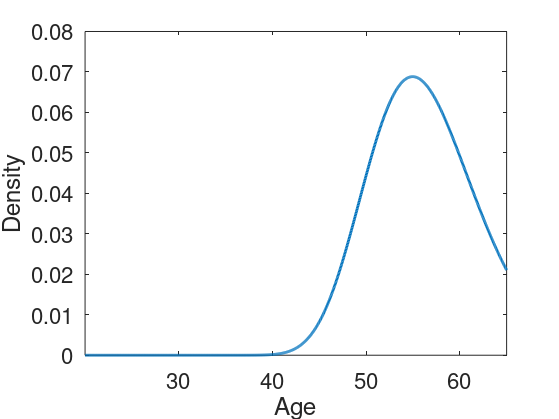
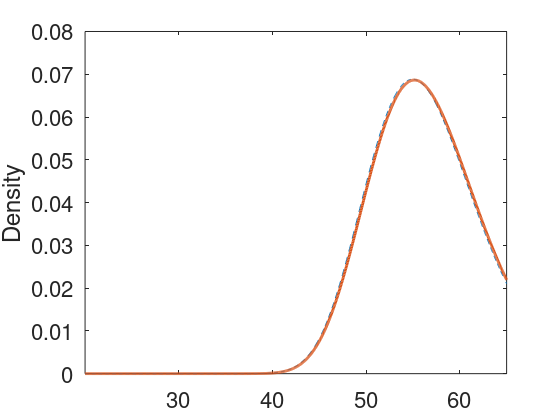
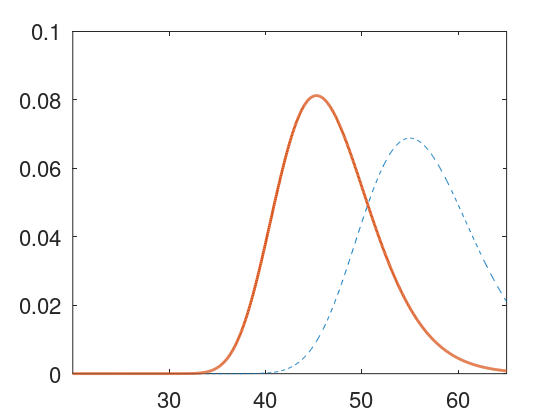
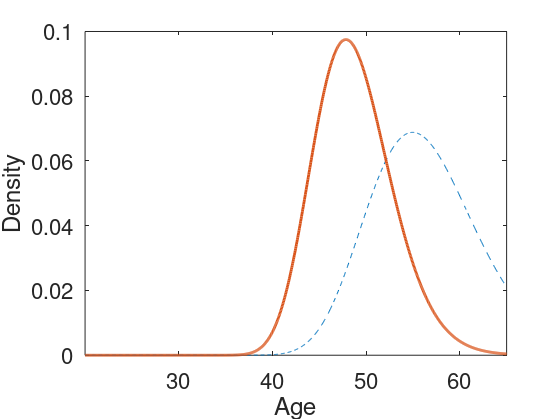

These figures' MATLAB source, in order:
% This program computes the age distribution of first time home buyers. The
% model is explained in the accompanied PDF.
clear
close all
clc

p_H = 10*exp(1);                        % House price
theta = 0.25;                           % Down payment requirement
mu = 1/19;                              % Drift on log wealth
sigma = 0.0521;                           % Multiplier on BM

a = log(theta*p_H)/sigma;
c = mu/sigma;

t = linspace(10^-4, 45, 1000);          % Time grid
f_tau = a./((2*pi*t.^3).^(1/2)) .* ...  % Density
        exp(-(a-c*t).^2./(2*t));
    
figure;
plot(20+t, f_tau, 'linewidth', 2);
xlabel('Age', 'FontSize', 18)
xlim(20 + [t(1), t(end)])
ylabel('Density', 'FontSize', 18)
set(gca, 'fontsize', 16)
set(gcf, 'paperpositionmode', 'auto')
print('-depsc', 'fthb_age_dist')

[~, max_ind] = max(f_tau);
disp(['The mode is ' num2str(20+t(max_ind))])
disp(['The mean is ' num2str(t*f_tau'/sum(f_tau) + 20)])


%% Comparatice statics

% p_H
disp(' ')
disp('p_H = 15e:')
p_H_cs = 10.1*exp(1);

a_cs = log(theta*p_H_cs)/sigma;

f_tau1 = a_cs./((2*pi*t.^3).^(1/2)) .* ...  % Density
        exp(-(a_cs-c*t).^2./(2*t));
    
figure;
plot(20+t, f_tau, '--', 20+t, f_tau1, 'linewidth', 2);
xlim(20 + [t(1), t(end)])
ylabel('Density', 'FontSize', 18)
set(gca, 'fontsize', 16)
set(gcf, 'paperpositionmode', 'auto')
print('-depsc', 'CS1')

[~, max_ind] = max(f_tau1);
disp(['The mode is ' num2str(20+t(max_ind))])
disp(['The mean is ' num2str(t*f_tau1'/sum(f_tau1) + 20)])

    
    
% theta
disp(' ')
disp('theta')
theta_cs = 0.15;

a_cs = log(theta_cs*p_H)/sigma;

f_tau1 = a_cs./((2*pi*t.^3).^(1/2)) .* ...  % Density
        exp(-(a_cs-c*t).^2./(2*t));
    
figure;
plot(20+t, f_tau, '--', 20+t, f_tau1, 'linewidth', 2);
xlim(20 + [t(1), t(end)])
set(gca, 'fontsize', 16)
set(gcf, 'paperpositionmode', 'auto')
print('-depsc', 'CS2')

[~, max_ind] = max(f_tau1);
disp(['The mode is ' num2str(20+t(max_ind))])
disp(['The mean is ' num2str(t*f_tau1'/sum(f_tau1) + 20)])
    
% mu
disp(' ')
disp('mu = 1/15')
mu_cs = 1/15;

c_cs = mu_cs/sigma;

f_tau1 = a./((2*pi*t.^3).^(1/2)) .* ...  % Density
        exp(-(a-c_cs*t).^2./(2*t));
    
figure;
plot(20+t, f_tau, '--', 20+t, f_tau1, 'linewidth', 2);
xlabel('Age', 'FontSize', 18)
xlim(20 + [t(1), t(end)])
ylabel('Density', 'FontSize', 18)
set(gca, 'fontsize', 16)
set(gcf, 'paperpositionmode', 'auto')
print('-depsc', 'CS3')

[~, max_ind] = max(f_tau1);
disp(['The mode is ' num2str(20+t(max_ind))])
disp(['The mean is ' num2str(t*f_tau1'/sum(f_tau1) + 20)])

% sigma
disp(' ')
disp('sigma = 0.2')
sigma_cs = 0.2;

a_cs = log(theta*p_H)/sigma_cs;
c_cs = mu/sigma_cs;

f_tau1 = a_cs./((2*pi*t.^3).^(1/2)) .* ...  % Density
        exp(-(a_cs-c_cs*t).^2./(2*t));
    
figure;
plot(20+t, f_tau, '--', 20+t, f_tau1, 'linewidth', 2);
xlabel('Age', 'FontSize', 18)
xlim(20 + [t(1), t(end)])
set(gca, 'fontsize', 16)
set(gcf, 'paperpositionmode', 'auto')
print('-depsc', 'CS4')

[~, max_ind] = max(f_tau1);
disp(['The mode is ' num2str(20+t(max_ind))])
disp(['The mean is ' num2str(t*f_tau1'/sum(f_tau1) + 20)])

%% Brownian Motion Example

dt = 1/1000;
T = 40;
w = zeros(1+T/dt, 1);
dB_t = sigma*sqrt(dt)*randn(T/dt, 1);

for i = 1:T/dt
    w(i+1) = w(i) + mu*dt + dB_t(i);
end

figure; hold on
plot(20+ [0:dt:T], w)
plot(20+ [0:dt:T], ones(1, T/dt+1)*log(p_H*theta), '--k')